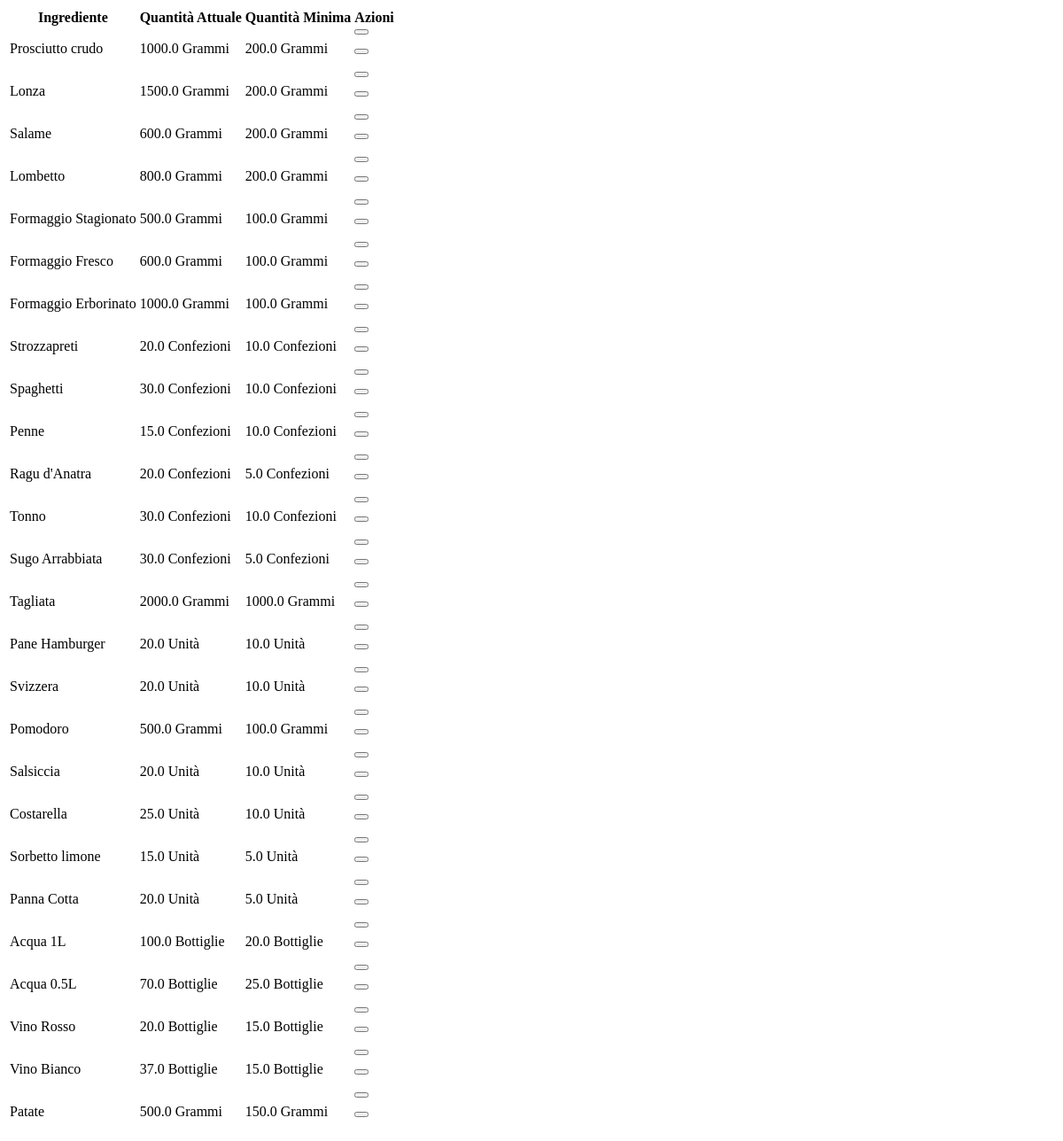
Before: /magazzino/tabellaScorte (signed in) with the older database file.
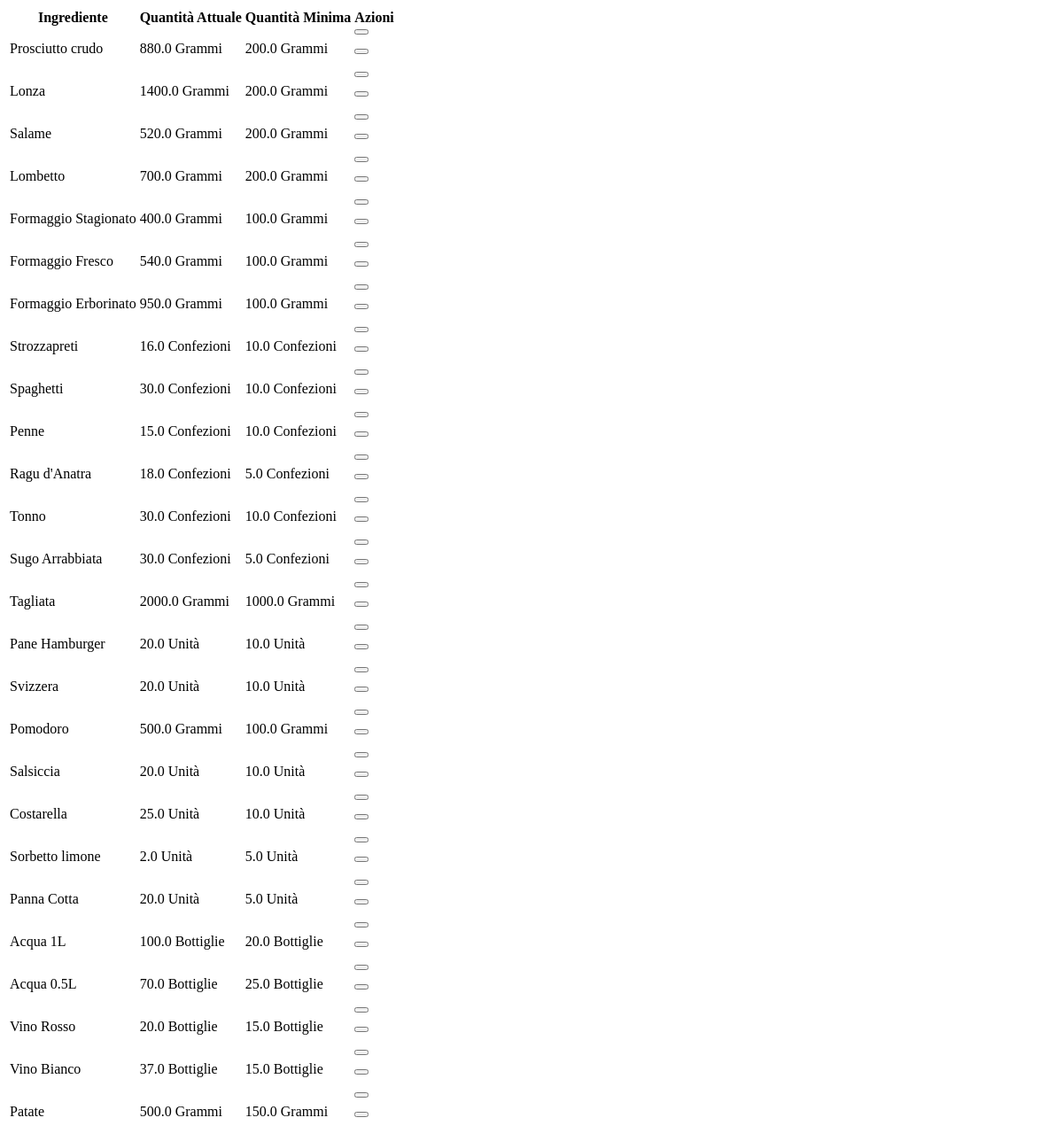
After: the same page with the newer database file.
### gestioneMagazzino/models.py (models this page shows, shortened)
class Scorta(models.Model):
    idIngrediente = models.ForeignKey(Ingrediente, on_delete=models.CASCADE)
    quantitaAttuale = models.FloatField(validators=[MinValueValidator(0)])
    quantitaMinima = models.FloatField(validators=[MinValueValidator(0)])
    class Meta:
        verbose_name = 'Scorta'
        verbose_name_plural = 'Scorte'

### gestioneMenu/models.py (models this page shows)
class Ingrediente(models.Model):
    nome = models.CharField(max_length=100)
    idMisura = models.ForeignKey(Misura, on_delete=models.CASCADE)
    fattoInCasa = models.BooleanField()
    def __str__(self):
        return self.nome
    class Meta:
        verbose_name = 'Ingrediente'
        verbose_name_plural = 'Ingredienti'

class Misura(models.Model):
    nome = models.CharField(max_length=50)
    def __str__(self):
        return self.nome
    class Meta:
        verbose_name = 'Misura'
        verbose_name_plural = 'Misure'

### gestioneMagazzino/views.py (the view)
# urls.py: path('tabellaScorte', views.tabellaScorte, name='tabellaScorte'),
@login_required
def tabellaScorte(request):
    scorte = Scorta.objects.all()
    return render(request, 'scorte/tabellaScorte.html', {'scorte' : scorte,'permessiAzioni': request.user.has_perm('gestioneMenu.delete_Scorta')})

### gestioneMagazzino/templates/scorte/tabellaScorte.html (shortened to what this page needs)
<table class="table table-primary">
    <thead>
      <tr>
        <th scope="col">Ingrediente</th>
        <th scope="col">Quantità Attuale</th>
        <th scope="col">Quantità Minima</th>
        {% if permessiAzioni %}
        <th scope="col">Azioni</th>
        {% endif %}
      </tr>
    </thead>
    <tbody>
        {% for scorta in scorte %}
        <tr>
            <td>
              {{ scorta.idIngrediente }}
            </td>
            <td>
              {{ scorta.quantitaAttuale }} {{scorta.idIngrediente.idMisura}}
            </td>
            <td>
                {{ scorta.quantitaMinima }} {{scorta.idIngrediente.idMisura}}
            </td>
            {% if permessiAzioni %}
            <td>
              <div class="row">
                <div class="col-sm-6 col-md-3">
                  <form hx-post="{% url 'modificaScorta' %}" hx-target="#divNotifica">
                    <button type="submit" class="buttonSubmit"></button>
                  </form>
                </div>
                <div class="col-sm-6 col-md-3">
                  <form hx-post="{% url 'confirmEliminaScorta' %}" hx-target="#dialog" @click="dialogOpen = true">
                    <button type="submit" class="buttonSubmit"></button>
                  </form>
                </div>
              </div>
            </td>
            {% endif %}
        </tr>
        {% endfor %}
    </tbody>
  </table>

Changed rows visible on the page:
changed Scorta "Prosciutto crudo": quantitaAttuale "1000.0" → "880.0"
changed Scorta "Lonza": quantitaAttuale "1500.0" → "1400.0"
changed Scorta "Salame": quantitaAttuale "600.0" → "520.0"
changed Scorta "Lombetto": quantitaAttuale "800.0" → "700.0"
changed Scorta "Formaggio Stagionato": quantitaAttuale "500.0" → "400.0"
changed Scorta "Formaggio Fresco": quantitaAttuale "600.0" → "540.0"
changed Scorta "Formaggio Erborinato": quantitaAttuale "1000.0" → "950.0"
changed Scorta "Strozzapreti": quantitaAttuale "20.0" → "16.0"
changed Scorta "Ragu d'Anatra": quantitaAttuale "20.0" → "18.0"
changed Scorta "Sorbetto limone": quantitaAttuale "15.0" → "2.0"
